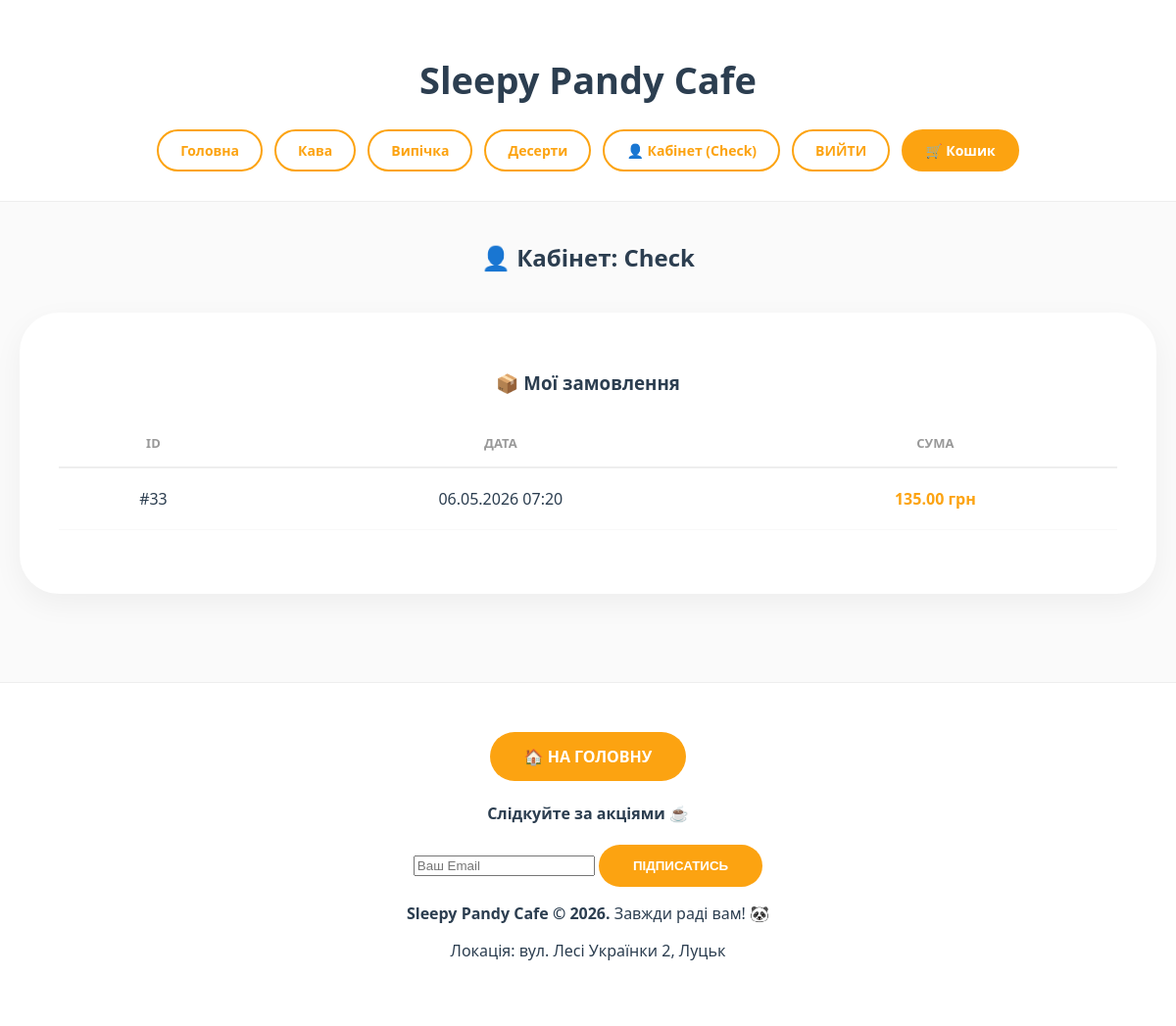
Page /accounts/profile/ (signed in) on the committed database.
### main_app/models.py (models this page shows, shortened)
class Category(models.Model):
    name = models.CharField(max_length=100, verbose_name="Назва категорії")
    created_at = models.DateTimeField(auto_now_add=True)
    updated_at = models.DateTimeField(auto_now=True)

class Order(models.Model):
    phone_regex = RegexValidator(
        regex=r'^\+?1?\d{9,15}$',
        message="Номер телефону має містити лише цифри. Формат: '+999999999'. До 15 цифр."
    )
    user = models.ForeignKey(User, on_delete=models.CASCADE, null=True, blank=True, verbose_name="Користувач")
    first_name = models.CharField(max_length=50, verbose_name="Ім'я", null=True, blank=True)
    phone = models.CharField(
        validators=[phone_regex],
        verbose_name="Телефон",
        null=True,
        blank=True
    )
    total_price = models.DecimalField(max_digits=10, decimal_places=2, verbose_name="Загальна сума")
    created_at = models.DateTimeField(auto_now_add=True, verbose_name="Дата замовлення")

### main_app/views.py (the view)
# urls.py: path('accounts/profile/', views.profile, name='profile'),
@login_required
def profile(request):
    if request.user.is_staff:
        orders = Order.objects.all().order_by('-created_at')
    else:
        orders = Order.objects.filter(user=request.user).order_by('-created_at')
    return render(request, 'main_app/profile.html', {
        'orders': orders,
        'categories': Category.objects.all(),
    })

### main_app/templates/main_app/profile.html
{% extends 'main_app/base.html' %}
{% block content %}
<div class="pandy-container">
    <h2 class="pandy-page-title">👤 Кабінет: {{ user.username }}</h2>
    <div class="pandy-card pandy-card--full">
        <h3 class="pandy-card__subtitle">📦 Мої замовлення</h3>
        {% if orders %}
            <table class="pandy-table">
                <thead>
                    <tr>
                        <th>ID</th>
                        <th>Дата</th>
                        <th>Сума</th>
                    </tr>
                </thead>
                <tbody>
                    {% for order in orders %}
                    <tr class="pandy-table__row">
                        <td>#{{ order.id }}</td>
                        <td>{{ order.created_at|date:"d.m.Y H:i" }}</td>
                        <td class="pandy-table__td--bold">{{ order.total_price }} грн</td>
                    </tr>
                    {% endfor %}
                </tbody>
            </table>
        {% else %}
            <p class="pandy-text--center">Замовлень ще не було. Може, замовимо круасан? 🥐</p>
        {% endif %}
    </div>
</div>
{% endblock %}

### main_app/templates/main_app/base.html (shortened to what this page needs)
{% load static %}
<!DOCTYPE html>
<html lang="uk">
<head>
    <link rel="stylesheet" href="{% static 'css/style.css' %}">
</head>
<body class="pandy-body">
    <header class="pandy-header">
        <h1 class="pandy-logo">Sleepy Pandy Cafe</h1>
        <nav class="pandy-nav">
            <a href="{% url 'home' %}" class="pandy-nav__link">Головна</a>
            {% for cat in categories %}
                <a href="{% url 'category_page' cat.id %}" class="pandy-nav__link">{{ cat.name }}</a>
            {% endfor %}
            {% if user.is_authenticated %}
                <a href="{% url 'profile' %}" class="pandy-nav__link">👤 Кабінет ({{ user.username }})</a>
                <form action="{% url 'logout' %}" method="post" class="pandy-nav__form">
                    <button type="submit" class="pandy-btn pandy-btn--logout">Вийти</button>
                </form>
            {% else %}
                <a href="{% url 'login' %}" class="pandy-nav__link">Увійти</a>
                <a href="{% url 'register' %}" class="pandy-nav__link">Реєстрація</a>
            {% endif %}
            <a href="{% url 'cart_detail' %}" class="pandy-nav__link pandy-nav__link--cart">🛒 Кошик</a>
        </nav>
    </header>
    <main class="pandy-main-content">
        {% block content %}{% endblock %}
    </main>
    <footer class="pandy-footer">
        <div class="pandy-footer__container">
            <div class="pandy-footer__info">
                {% if request.resolver_match.url_name != 'home' %}
                    <div class="pandy-footer__back-wrapper">
                        <a href="{% url 'home' %}" class="pandy-btn pandy-btn--secondary pandy-btn--small">
                            🏠 На головну
                        </a>
                     </div>
                {% endif %}
            </div>
            <div class="pandy-footer__subscribe">
                <h4 class="pandy-footer__title">Слідкуйте за акціями ☕</h4>
                <form method="post" action="{% url 'home' %}" class="pandy-footer__form">
                    <input type="email" name="email" placeholder="Ваш Email" required class="pandy-input">
                    <button type="submit" class="pandy-btn pandy-btn--main pandy-btn--small">Підписатись</button>
                </form>
            </div>
            <p class="pandy-footer__text"><strong>Sleepy Pandy Cafe © 2026.</strong> Завжди раді вам! 🐼</p>
            <p class="pandy-footer__subtext">Локація: вул. Лесі Українки 2, Луцьк</p>
        </div>
    </footer>
</body>
</html>

### main_app/static/css/style.css (style rules this page uses)
* { box-sizing: border-box; }
html, body { height: 100%; margin: 0; padding: 0; font-family: 'Segoe UI', Tahoma, sans-serif; background-color: #fafafa; color: #2c3e50; }
header, .pandy-header { background: #fff; padding: 40px 20px; text-align: center; border-bottom: 1px solid #eee; }
h1, .pandy-logo { font-size: 42px; color: #2c3e50; margin-bottom: 25px; }
nav, .pandy-nav { display: flex; justify-content: center; gap: 10px; flex-wrap: wrap; }
nav a, .pandy-nav__link { text-decoration: none; color: #fca311; padding: 10px 22px; border: 2px solid #fca311; border-radius: 50px; font-weight: 700; transition: 0.3s; }
.cart-title, .pandy-page-title { text-align: center !important; width: 100%; display: block; margin: 40px auto !important; }
.pandy-card, .item-card { background: #fff; width: 300px !important; padding: 25px; border-radius: 35px; box-shadow: 0 10px 30px rgba(0,0,0,0.05); text-align: center; transition: 0.3s ease; }
.pandy-btn, .btn-pandy-main { display: inline-block; background: #fca311; color: #fff; padding: 12px 28px; border-radius: 50px; text-decoration: none; font-weight: 700; text-transform: uppercase; border: none; cursor: pointer; }
footer, .pandy-footer { background: #fff; padding: 40px 20px; text-align: center; border-top: 1px solid #eee; margin-top: 50px; }
html, body { height: 100%; margin: 0; }
body { display: flex; flex-direction: column; font-family: 'Segoe UI', Tahoma, Geneva, Verdana, sans-serif; background-color: #fafafa; color: #2c3e50; min-height: 100vh; }
main.pandy-main-content { flex: 1 0 auto; width: 100%; }
header.pandy-header { background: #fff; padding: 30px 20px; text-align: center; border-bottom: 1px solid #eee; }
.pandy-logo { font-size: 38px; margin-bottom: 25px; }
nav.pandy-nav { display: flex; justify-content: center; gap: 12px; flex-wrap: wrap; align-items: center; }
.pandy-nav__link, .btn-logout-link, .pandy-nav__form button { text-decoration: none; color: #fca311; padding: 10px 22px; border: 2px solid #fca311; border-radius: 50px; font-weight: 700; font-size: 14px; background: transparent; transition: 0.3s; cursor: pointer; font-family: inherit; }
.pandy-nav__link:hover, .btn-logout-link:hover, .pandy-nav__link--cart, .pandy-btn--logout:hover { background: #fca311; color: #fff; }
.pandy-container, .pandy-container--narrow, .pandy-container--small { width: 100%; margin: 40px auto; padding: 0 20px; }
.pandy-card { background: #fff; padding: 40px; border-radius: 40px; box-shadow: 0 10px 30px rgba(0,0,0,0.05); width: 100%; }
.pandy-card--full { max-width: 1000px; margin: 40px auto; }
.pandy-table { width: 100%; border-collapse: collapse; margin: 25px 0; }
.pandy-table th { text-align: center; color: #999; font-size: 13px; text-transform: uppercase; padding: 15px; border-bottom: 2px solid #eee; }
.pandy-table td { padding: 20px 15px; text-align: center; border-bottom: 1px solid #f9f9f9; }
.pandy-table__td--bold { font-weight: 800; color: #fca311; }
.pandy-footer { flex-shrink: 0; background: #fff; padding: 50px 20px; text-align: center; border-top: 1px solid #eee; width: 100%; }
.pandy-btn, .btn-pandy-main { background: #fca311; color: #fff; padding: 14px 35px; border-radius: 50px; text-decoration: none; font-weight: 700; display: inline-block; border: none; cursor: pointer; transition: 0.3s; text-align: center; }
.pandy-container--small .pandy-card, .pandy-container--narrow .pandy-card, .pandy-card--full { width: 100% !important; max-width: none; }

### rows in the picture
Category: name "Кава"
Category: name "Випічка"
Category: name "Десерти"
Order: id "33", created_at "06.05.2026 07:20", total_price "135.00"

### other values in the picture
{{ user.username }} "Check"
